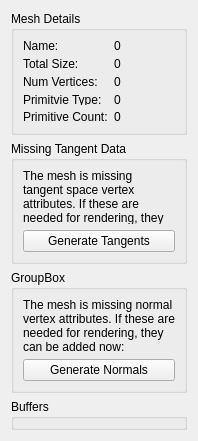
<?xml version="1.0" encoding="UTF-8"?>
<ui version="4.0">
 <class>MeshWidget</class>
 <widget class="QWidget" name="MeshWidget">
  <property name="geometry">
   <rect>
    <x>0</x>
    <y>0</y>
    <width>198</width>
    <height>441</height>
   </rect>
  </property>
  <property name="windowTitle">
   <string>Form</string>
  </property>
  <layout class="QVBoxLayout" name="verticalLayout">
   <item>
    <widget class="QGroupBox" name="groupBox">
     <property name="title">
      <string>Mesh Details</string>
     </property>
     <layout class="QFormLayout" name="formLayout">
      <item row="0" column="0">
       <widget class="QLabel" name="label_6">
        <property name="text">
         <string>Name:</string>
        </property>
       </widget>
      </item>
      <item row="0" column="1">
       <widget class="QLabel" name="nameLabel">
        <property name="text">
         <string>0</string>
        </property>
       </widget>
      </item>
      <item row="1" column="0">
       <widget class="QLabel" name="label_7">
        <property name="text">
         <string>Total Size:</string>
        </property>
       </widget>
      </item>
      <item row="1" column="1">
       <widget class="QLabel" name="totalSizeLabel">
        <property name="text">
         <string>0</string>
        </property>
       </widget>
      </item>
      <item row="2" column="0">
       <widget class="QLabel" name="label_8">
        <property name="text">
         <string>Num Vertices:</string>
        </property>
       </widget>
      </item>
      <item row="2" column="1">
       <widget class="QLabel" name="vertexCountLabel">
        <property name="text">
         <string>0</string>
        </property>
       </widget>
      </item>
      <item row="3" column="0">
       <widget class="QLabel" name="label_9">
        <property name="text">
         <string>Primitvie Type:</string>
        </property>
       </widget>
      </item>
      <item row="3" column="1">
       <widget class="QLabel" name="primitiveTypeLabel">
        <property name="text">
         <string>0</string>
        </property>
       </widget>
      </item>
      <item row="4" column="0">
       <widget class="QLabel" name="label_10">
        <property name="text">
         <string>Primitive Count:</string>
        </property>
       </widget>
      </item>
      <item row="4" column="1">
       <widget class="QLabel" name="primitiveCountLabel">
        <property name="text">
         <string>0</string>
        </property>
       </widget>
      </item>
     </layout>
    </widget>
   </item>
   <item>
    <widget class="QGroupBox" name="tangentGroupBox">
     <property name="enabled">
      <bool>true</bool>
     </property>
     <property name="title">
      <string>Missing Tangent Data</string>
     </property>
     <layout class="QVBoxLayout" name="verticalLayout_2">
      <item>
       <widget class="QLabel" name="label">
        <property name="sizePolicy">
         <sizepolicy hsizetype="Ignored" vsizetype="Minimum">
          <horstretch>0</horstretch>
          <verstretch>0</verstretch>
         </sizepolicy>
        </property>
        <property name="text">
         <string>The mesh is missing tangent space vertex attributes. If these are needed for rendering, they can be added now:</string>
        </property>
        <property name="wordWrap">
         <bool>true</bool>
        </property>
       </widget>
      </item>
      <item>
       <widget class="QPushButton" name="generateTangentsButton">
        <property name="text">
         <string>Generate Tangents</string>
        </property>
       </widget>
      </item>
     </layout>
    </widget>
   </item>
   <item>
    <widget class="QGroupBox" name="normalsGroupBox">
     <property name="title">
      <string>GroupBox</string>
     </property>
     <layout class="QVBoxLayout" name="verticalLayout_3">
      <item>
       <widget class="QLabel" name="label_2">
        <property name="text">
         <string>The mesh is missing normal vertex attributes. If these are needed for rendering, they can be added now:</string>
        </property>
        <property name="wordWrap">
         <bool>true</bool>
        </property>
       </widget>
      </item>
      <item>
       <widget class="QPushButton" name="generateNormalsButton">
        <property name="text">
         <string>Generate Normals</string>
        </property>
       </widget>
      </item>
     </layout>
    </widget>
   </item>
   <item>
    <widget class="QGroupBox" name="bufferGroupBox">
     <property name="title">
      <string>Buffers</string>
     </property>
    </widget>
   </item>
  </layout>
 </widget>
 <resources/>
 <connections/>
</ui>
